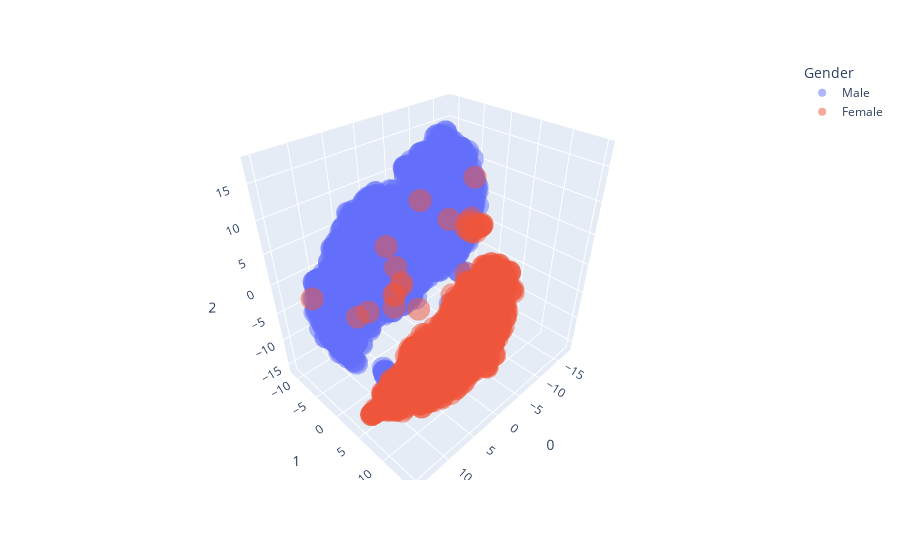

Notebook code for this chart:
### Code cell
import plotly.express as px

fig = px.scatter_3d(
    tsne_features_3, x=0, y=1, z=2,
    color=df['Gender'], labels={'color': 'Gender'},
    opacity=.5
)
fig.update_traces(marker_size=8)
fig.show()

### Figure 1 — Plotly figure (JSON) as saved in the notebook; plotly's stock layout.template omitted (floating-point values rounded to 4 significant figures; data arrays with more than 128 entries replaced by an {"elided": "..."} marker saying what was removed)
{"data": [{"hovertemplate": "Gender=Male<br>0=%{x}<br>1=%{y}<br>2=%{z}<extra></extra>", "legendgroup": "Male", "marker": {"color": "#636efa", "opacity": 0.5, "size": 8, "symbol": "circle"}, "mode": "markers", "name": "Male", "scene": "scene", "showlegend": true, "type": "scatter3d", "x": {"elided": "4082 float values"}, "y": {"elided": "4082 float values"}, "z": {"elided": "4082 float values"}}, {"hovertemplate": "Gender=Female<br>0=%{x}<br>1=%{y}<br>2=%{z}<extra></extra>", "legendgroup": "Female", "marker": {"color": "#EF553B", "opacity": 0.5, "size": 8, "symbol": "circle"}, "mode": "markers", "name": "Female", "scene": "scene", "showlegend": true, "type": "scatter3d", "x": {"elided": "1986 float values"}, "y": {"elided": "1986 float values"}, "z": {"elided": "1986 float values"}}], "layout": {"legend": {"title": {"text": "Gender"}, "tracegroupgap": 0}, "margin": {"t": 60}, "scene": {"domain": {"x": [0, 1], "y": [0, 1]}, "xaxis": {"title": {"text": "0"}}, "yaxis": {"title": {"text": "1"}}, "zaxis": {"title": {"text": "2"}}}}}
